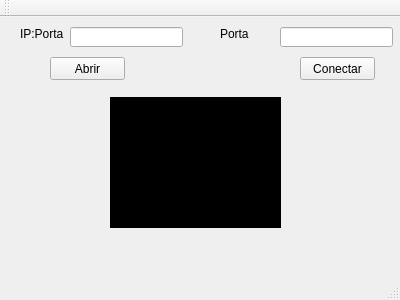
<?xml version="1.0" encoding="UTF-8"?>
<ui version="4.0">
 <class>MainWindow</class>
 <widget class="QMainWindow" name="MainWindow">
  <property name="geometry">
   <rect>
    <x>0</x>
    <y>0</y>
    <width>400</width>
    <height>300</height>
   </rect>
  </property>
  <property name="windowTitle">
   <string>MainWindow</string>
  </property>
  <widget class="QWidget" name="centralWidget">
   <widget class="QLabel" name="label">
    <property name="geometry">
     <rect>
      <x>20</x>
      <y>10</y>
      <width>47</width>
      <height>13</height>
     </rect>
    </property>
    <property name="text">
     <string>IP:Porta</string>
    </property>
   </widget>
   <widget class="QLineEdit" name="IP">
    <property name="geometry">
     <rect>
      <x>70</x>
      <y>10</y>
      <width>113</width>
      <height>20</height>
     </rect>
    </property>
   </widget>
   <widget class="QWidget" name="lamp" native="true">
    <property name="geometry">
     <rect>
      <x>110</x>
      <y>80</y>
      <width>171</width>
      <height>131</height>
     </rect>
    </property>
    <property name="styleSheet">
     <string notr="true">background-color: rgb(0, 0, 0);</string>
    </property>
   </widget>
   <widget class="QPushButton" name="abrir">
    <property name="geometry">
     <rect>
      <x>50</x>
      <y>40</y>
      <width>75</width>
      <height>23</height>
     </rect>
    </property>
    <property name="text">
     <string>Abrir</string>
    </property>
   </widget>
   <widget class="QLineEdit" name="porta">
    <property name="geometry">
     <rect>
      <x>280</x>
      <y>10</y>
      <width>113</width>
      <height>20</height>
     </rect>
    </property>
   </widget>
   <widget class="QLabel" name="label_2">
    <property name="geometry">
     <rect>
      <x>220</x>
      <y>10</y>
      <width>47</width>
      <height>13</height>
     </rect>
    </property>
    <property name="text">
     <string>Porta</string>
    </property>
   </widget>
   <widget class="QPushButton" name="conectar">
    <property name="geometry">
     <rect>
      <x>300</x>
      <y>40</y>
      <width>75</width>
      <height>23</height>
     </rect>
    </property>
    <property name="text">
     <string>Conectar</string>
    </property>
   </widget>
  </widget>
  <widget class="QMenuBar" name="menuBar">
   <property name="geometry">
    <rect>
     <x>0</x>
     <y>0</y>
     <width>400</width>
     <height>21</height>
    </rect>
   </property>
  </widget>
  <widget class="QToolBar" name="mainToolBar">
   <attribute name="toolBarArea">
    <enum>TopToolBarArea</enum>
   </attribute>
   <attribute name="toolBarBreak">
    <bool>false</bool>
   </attribute>
  </widget>
  <widget class="QStatusBar" name="statusBar"/>
 </widget>
 <layoutdefault spacing="6" margin="11"/>
 <resources/>
 <connections/>
</ui>
